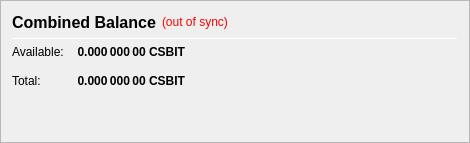
                   <widget class="QFrame" name="frame_CombinedBalances">
                    <property name="minimumSize">
                     <size>
                      <width>470</width>
                      <height>0</height>
                     </size>
                    </property>
                    <property name="frameShape">
                     <enum>QFrame::StyledPanel</enum>
                    </property>
                    <property name="frameShadow">
                     <enum>QFrame::Raised</enum>
                    </property>
                    <layout class="QVBoxLayout" name="verticalLayout_5">
                     <item>
                      <layout class="QHBoxLayout" name="horizontalLayout_5" stretch="0,0,0">
                       <item>
                        <widget class="QLabel" name="label_5z">
                         <property name="minimumSize">
                          <size>
                           <width>0</width>
                           <height>20</height>
                          </size>
                         </property>
                         <property name="font">
                          <font>
                           <pointsize>12</pointsize>
                           <weight>75</weight>
                           <bold>true</bold>
                          </font>
                         </property>
                         <property name="toolTip">
                          <string>Combined Balance (including unconfirmed and immature coins)</string>
                         </property>
                         <property name="text">
                          <string>Combined Balance</string>
                         </property>
                        </widget>
                       </item>
                       <item>
                        <widget class="QLabel" name="labelWalletStatus">
                         <property name="cursor">
                          <cursorShape>WhatsThisCursor</cursorShape>
                         </property>
                         <property name="toolTip">
                          <string>The displayed information may be out of date. Your wallet automatically synchronizes with the CashCash network after a connection is established, but this process has not completed yet.</string>
                         </property>
                         <property name="styleSheet">
                          <string notr="true">QLabel { color: red; }</string>
                         </property>
                         <property name="text">
                          <string notr="true">(out of sync)</string>
                         </property>
                         <property name="alignment">
                          <set>Qt::AlignLeading|Qt::AlignLeft|Qt::AlignVCenter</set>
                         </property>
                        </widget>
                       </item>
                       <item>
                        <spacer name="horizontalSpacer_1">
                         <property name="orientation">
                          <enum>Qt::Horizontal</enum>
                         </property>
                         <property name="sizeHint" stdset="0">
                          <size>
                           <width>40</width>
                           <height>20</height>
                          </size>
                         </property>
                        </spacer>
                       </item>
                      </layout>
                     </item>
                     <item>
                      <widget class="Line" name="line_CombinedBalance">
                       <property name="minimumSize">
                        <size>
                         <width>0</width>
                         <height>1</height>
                        </size>
                       </property>
                       <property name="maximumSize">
                        <size>
                         <width>16777215</width>
                         <height>1</height>
                        </size>
                       </property>
                       <property name="orientation">
                        <enum>Qt::Horizontal</enum>
                       </property>
                      </widget>
                     </item>
                     <item>
                      <layout class="QGridLayout" name="gridLayout_3">
                       <property name="spacing">
                        <number>12</number>
                       </property>
                       <item row="1" column="0">
                        <widget class="QLabel" name="labelBalanceTextz">
                         <property name="text">
                          <string>Available:</string>
                         </property>
                        </widget>
                       </item>
                       <item row="1" column="1">
                        <widget class="QLabel" name="labelBalancez">
                         <property name="font">
                          <font>
                           <weight>75</weight>
                           <bold>true</bold>
                          </font>
                         </property>
                         <property name="cursor">
                          <cursorShape>IBeamCursor</cursorShape>
                         </property>
                         <property name="toolTip">
                          <string>Your current spendable balance</string>
                         </property>
                         <property name="text">
                          <string notr="true">0.000 000 00 CSBIT</string>
                         </property>
                         <property name="alignment">
                          <set>Qt::AlignRight|Qt::AlignTrailing|Qt::AlignVCenter</set>
                         </property>
                         <property name="textInteractionFlags">
                          <set>Qt::LinksAccessibleByMouse|Qt::TextSelectableByKeyboard|Qt::TextSelectableByMouse</set>
                         </property>
                        </widget>
                       </item>
                       <item row="2" column="0">
                        <widget class="QLabel" name="labelTotalTextz">
                         <property name="text">
                          <string>Total:</string>
                         </property>
                        </widget>
                       </item>
                       <item row="2" column="1">
                        <widget class="QLabel" name="labelTotalz">
                         <property name="font">
                          <font>
                           <weight>75</weight>
                           <bold>true</bold>
                          </font>
                         </property>
                         <property name="cursor">
                          <cursorShape>IBeamCursor</cursorShape>
                         </property>
                         <property name="toolTip">
                          <string>Total Balance, including all unavailable coins.</string>
                         </property>
                         <property name="text">
                          <string notr="true">0.000 000 00 CSBIT</string>
                         </property>
                         <property name="alignment">
                          <set>Qt::AlignRight|Qt::AlignTrailing|Qt::AlignVCenter</set>
                         </property>
                         <property name="textInteractionFlags">
                          <set>Qt::LinksAccessibleByMouse|Qt::TextSelectableByKeyboard|Qt::TextSelectableByMouse</set>
                         </property>
                        </widget>
                       </item>
                       <item row="2" column="3">
                        <spacer name="horizontalSpacer_2">
                         <property name="orientation">
                          <enum>Qt::Horizontal</enum>
                         </property>
                         <property name="sizeHint" stdset="0">
                          <size>
                           <width>40</width>
                           <height>20</height>
                          </size>
                         </property>
                        </spacer>
                       </item>
                      </layout>
                     </item>
                     <item>
                      <spacer name="verticalSpacer_1">
                       <property name="orientation">
                        <enum>Qt::Vertical</enum>
                       </property>
                       <property name="sizeHint" stdset="0">
                        <size>
                         <width>20</width>
                         <height>40</height>
                        </size>
                       </property>
                      </spacer>
                     </item>
                    </layout>
                   </widget>
